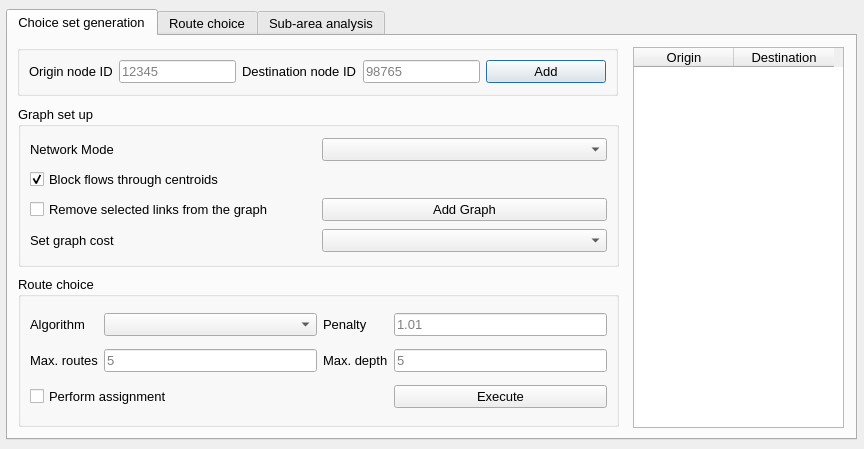
<?xml version="1.0" encoding="UTF-8"?>
<ui version="4.0">
 <class>RouteChoice</class>
 <widget class="QDialog" name="RouteChoice">
  <property name="geometry">
   <rect>
    <x>0</x>
    <y>0</y>
    <width>864</width>
    <height>449</height>
   </rect>
  </property>
  <property name="windowTitle">
   <string>AequilibraE - Route Choice</string>
  </property>
  <widget class="QTabWidget" name="tabWidget">
   <property name="geometry">
    <rect>
     <x>6</x>
     <y>9</y>
     <width>851</width>
     <height>431</height>
    </rect>
   </property>
   <property name="font">
    <font>
     <pointsize>10</pointsize>
    </font>
   </property>
   <property name="currentIndex">
    <number>0</number>
   </property>
   <widget class="QWidget" name="tab_choice_set_gen">
    <attribute name="title">
     <string>Choice set generation</string>
    </attribute>
    <widget class="QGroupBox" name="gridGroupBox_2">
     <property name="geometry">
      <rect>
       <x>9</x>
       <y>9</y>
       <width>601</width>
       <height>51</height>
      </rect>
     </property>
     <layout class="QGridLayout" name="gridLayout_1">
      <item row="0" column="1">
       <widget class="QLineEdit" name="node_from">
        <property name="placeholderText">
         <string>12345</string>
        </property>
       </widget>
      </item>
      <item row="0" column="2">
       <widget class="QLabel" name="label_2">
        <property name="text">
         <string>Destination node ID</string>
        </property>
       </widget>
      </item>
      <item row="0" column="0">
       <widget class="QLabel" name="label">
        <property name="text">
         <string>Origin node ID</string>
        </property>
       </widget>
      </item>
      <item row="0" column="3">
       <widget class="QLineEdit" name="node_to">
        <property name="placeholderText">
         <string>98765</string>
        </property>
       </widget>
      </item>
      <item row="0" column="4">
       <widget class="QPushButton" name="but_add_node">
        <property name="minimumSize">
         <size>
          <width>120</width>
          <height>0</height>
         </size>
        </property>
        <property name="text">
         <string>Add</string>
        </property>
       </widget>
      </item>
     </layout>
    </widget>
    <widget class="QTableWidget" name="tbl_selected_nodes">
     <property name="geometry">
      <rect>
       <x>625</x>
       <y>11</y>
       <width>211</width>
       <height>381</height>
      </rect>
     </property>
     <column>
      <property name="text">
       <string>Origin</string>
      </property>
     </column>
     <column>
      <property name="text">
       <string>Destination</string>
      </property>
     </column>
    </widget>
    <widget class="QGroupBox" name="gridGroupBox_3">
     <property name="geometry">
      <rect>
       <x>10</x>
       <y>70</y>
       <width>601</width>
       <height>161</height>
      </rect>
     </property>
     <property name="title">
      <string>Graph set up</string>
     </property>
     <layout class="QGridLayout" name="gridLayout_3">
      <item row="1" column="0">
       <widget class="QCheckBox" name="block_centroid_flows">
        <property name="text">
         <string>Block flows through centroids</string>
        </property>
        <property name="checked">
         <bool>true</bool>
        </property>
       </widget>
      </item>
      <item row="0" column="1">
       <widget class="QComboBox" name="cob_mode"/>
      </item>
      <item row="2" column="0">
       <widget class="QCheckBox" name="remove_selected_links">
        <property name="text">
         <string>Remove selected links from the graph</string>
        </property>
       </widget>
      </item>
      <item row="0" column="0">
       <widget class="QLabel" name="label_3">
        <property name="text">
         <string>Network Mode</string>
        </property>
       </widget>
      </item>
      <item row="2" column="1">
       <widget class="QPushButton" name="but_add_graph">
        <property name="text">
         <string>Add Graph</string>
        </property>
       </widget>
      </item>
      <item row="3" column="0">
       <widget class="QLabel" name="label_9">
        <property name="text">
         <string>Set graph cost</string>
        </property>
       </widget>
      </item>
      <item row="3" column="1">
       <widget class="QComboBox" name="cob_graph_cost"/>
      </item>
     </layout>
    </widget>
    <widget class="QGroupBox" name="gridGroupBox_3">
     <property name="geometry">
      <rect>
       <x>10</x>
       <y>240</y>
       <width>601</width>
       <height>151</height>
      </rect>
     </property>
     <property name="title">
      <string>Route choice</string>
     </property>
     <layout class="QGridLayout" name="gridLayout_4">
      <item row="1" column="1">
       <widget class="QLineEdit" name="max_routes">
        <property name="placeholderText">
         <string>5</string>
        </property>
       </widget>
      </item>
      <item row="0" column="0">
       <widget class="QLabel" name="label_5">
        <property name="text">
         <string>Algorithm</string>
        </property>
       </widget>
      </item>
      <item row="0" column="3">
       <widget class="QLineEdit" name="penalty">
        <property name="placeholderText">
         <string>1.01</string>
        </property>
       </widget>
      </item>
      <item row="0" column="1">
       <widget class="QComboBox" name="cob_algo"/>
      </item>
      <item row="1" column="2">
       <widget class="QLabel" name="label_7">
        <property name="text">
         <string>Max. depth</string>
        </property>
       </widget>
      </item>
      <item row="1" column="0">
       <widget class="QLabel" name="label_6">
        <property name="text">
         <string>Max. routes</string>
        </property>
       </widget>
      </item>
      <item row="0" column="2">
       <widget class="QLabel" name="label_8">
        <property name="text">
         <string>Penalty</string>
        </property>
       </widget>
      </item>
      <item row="1" column="3">
       <widget class="QLineEdit" name="max_depth">
        <property name="placeholderText">
         <string>5</string>
        </property>
       </widget>
      </item>
      <item row="2" column="0" colspan="2">
       <widget class="QCheckBox" name="chb_assignment">
        <property name="text">
         <string>Perform assignment</string>
        </property>
       </widget>
      </item>
      <item row="2" column="3">
       <widget class="QPushButton" name="but_execute">
        <property name="text">
         <string>Execute</string>
        </property>
       </widget>
      </item>
     </layout>
    </widget>
   </widget>
   <widget class="QWidget" name="tab_route_choice">
    <attribute name="title">
     <string>Route choice</string>
    </attribute>
    <widget class="QWidget" name="gridLayoutWidget">
     <property name="geometry">
      <rect>
       <x>10</x>
       <y>9</y>
       <width>831</width>
       <height>401</height>
      </rect>
     </property>
     <layout class="QGridLayout" name="gridLayout_2"/>
    </widget>
   </widget>
   <widget class="QWidget" name="tab_sub_area">
    <attribute name="title">
     <string>Sub-area analysis</string>
    </attribute>
   </widget>
  </widget>
 </widget>
 <resources/>
 <connections/>
</ui>
